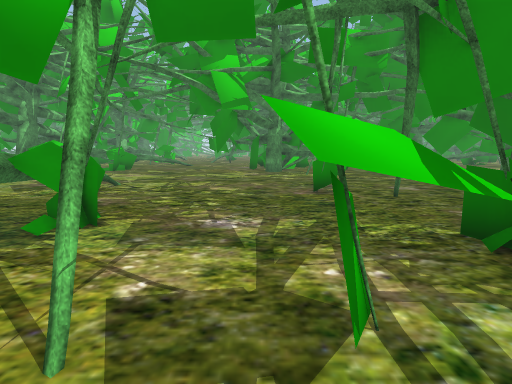
View 1 (above)

24 first-person views from a walk through a Unity game level. The camera is 1.2 m above the floor, tilts 8° down and sees 80° across. The floor is counted in squares, 1 m on a side. Each view is taken from the middle of a square. On the plan, view 1 faces up. The plan holds only what a view shows up to about 13 squares ahead; the rest is blank. The place goes on beyond the plan. Some animated figures are not drawn. Some surface patterns are stand-ins.

View 2
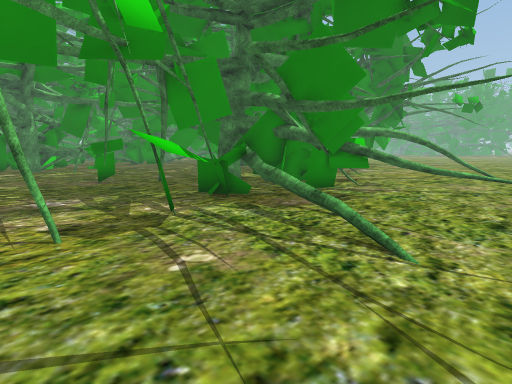

View 3
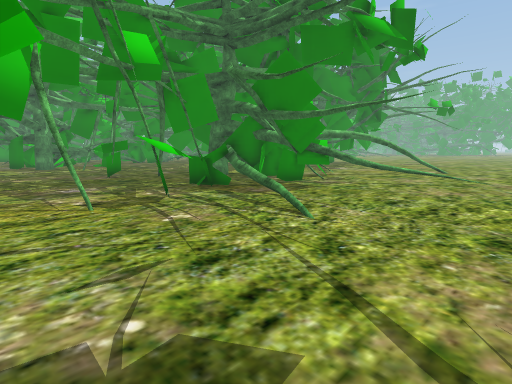

View 4
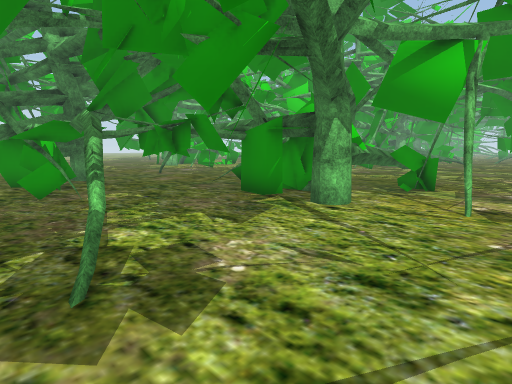

View 5
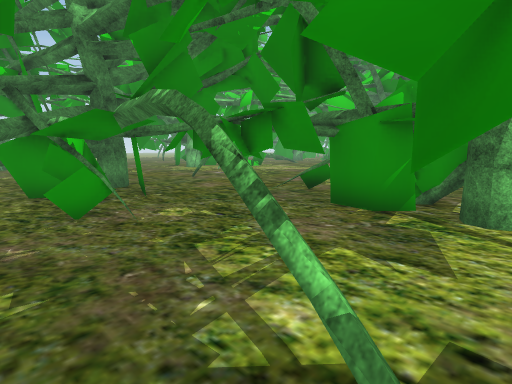

View 6
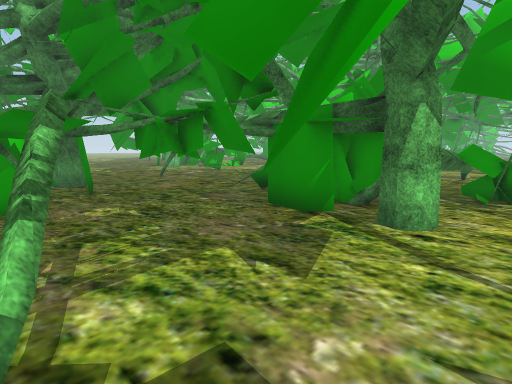

View 7
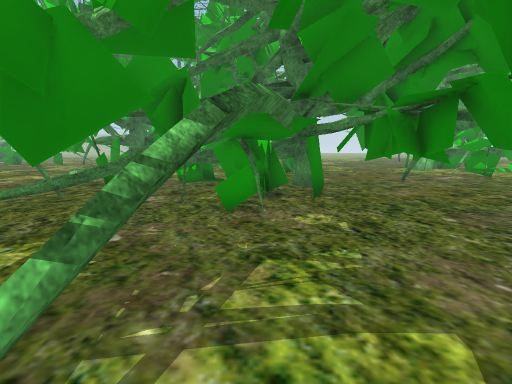

View 8
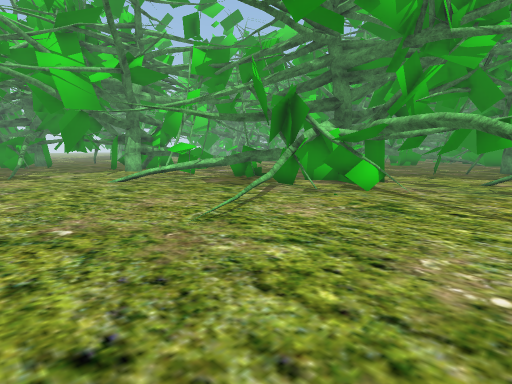

View 9
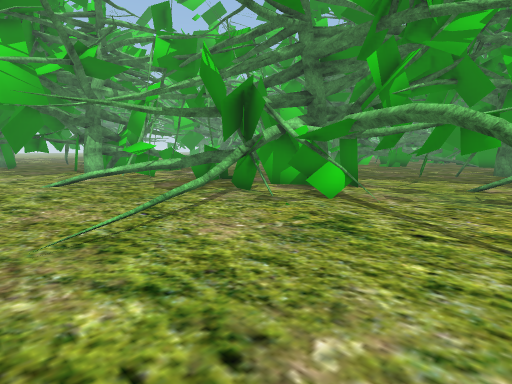

View 10
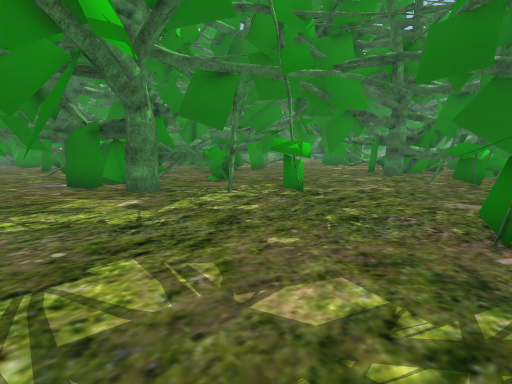

View 11
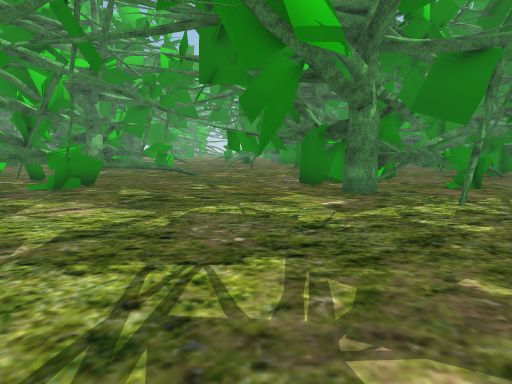

View 12
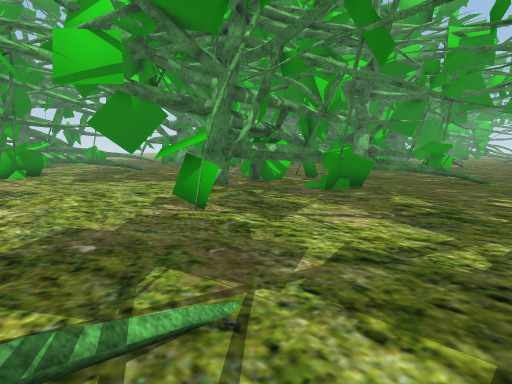

View 13
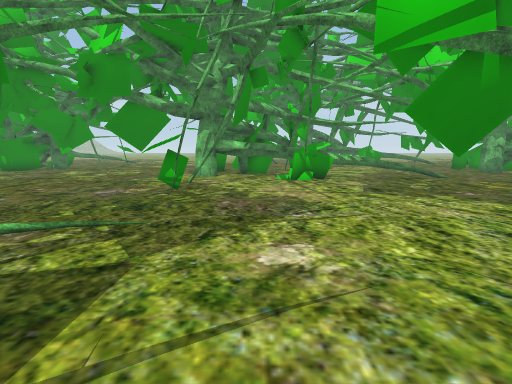

View 14
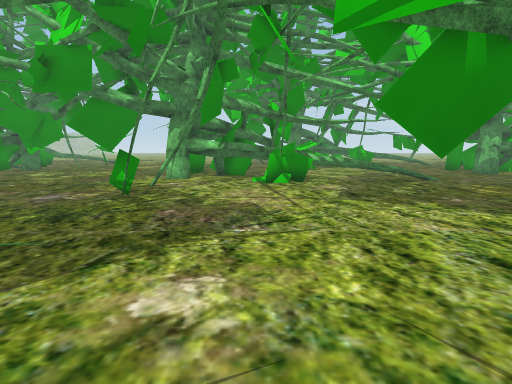

View 15
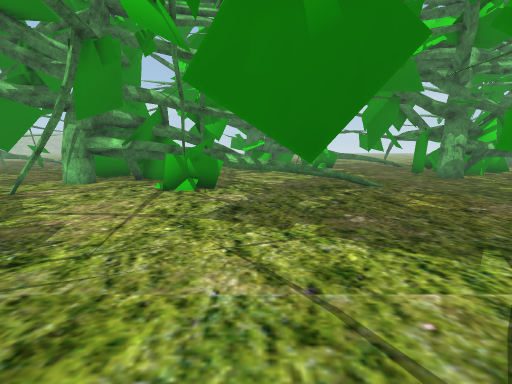

View 16
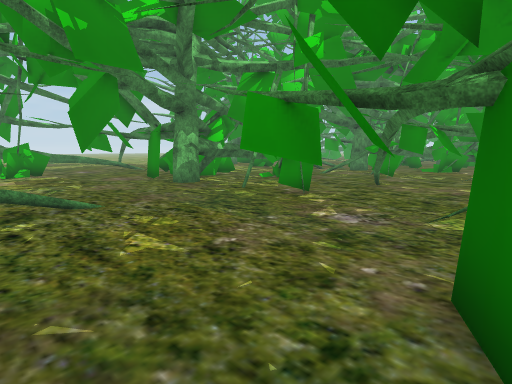

View 17
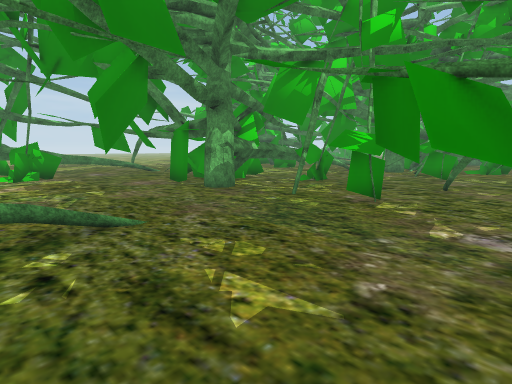

View 18
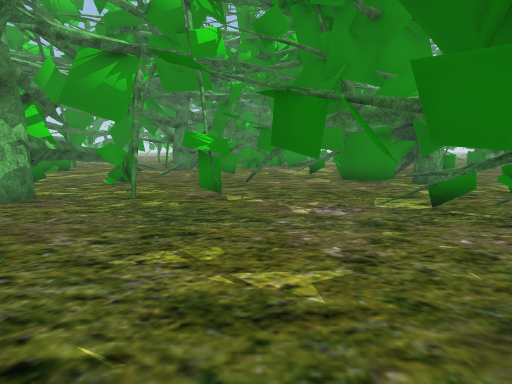

View 19
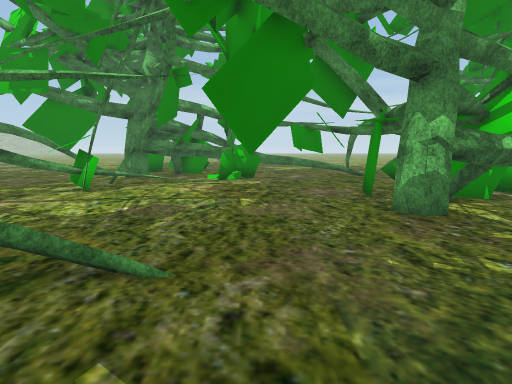

View 20
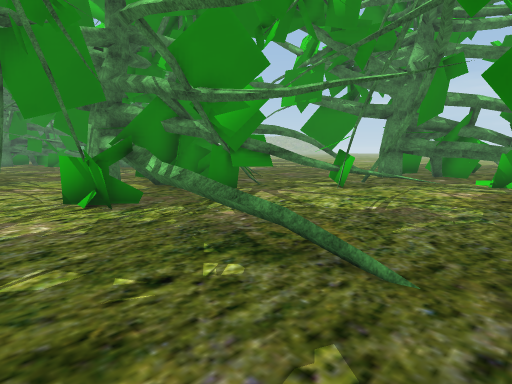

View 21
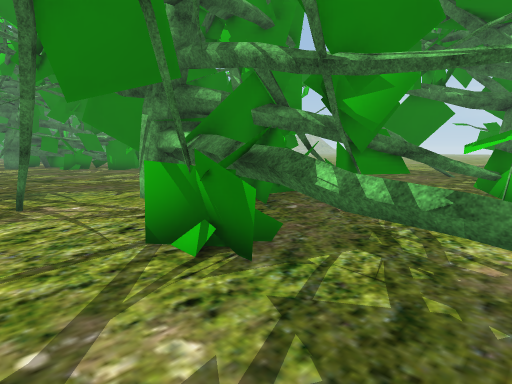

View 22
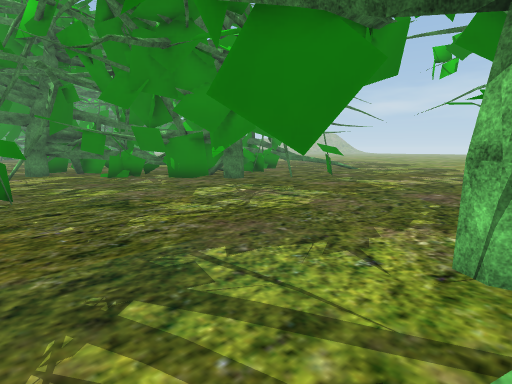

View 23
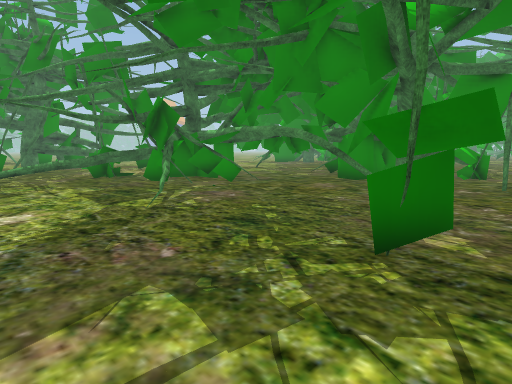

View 24
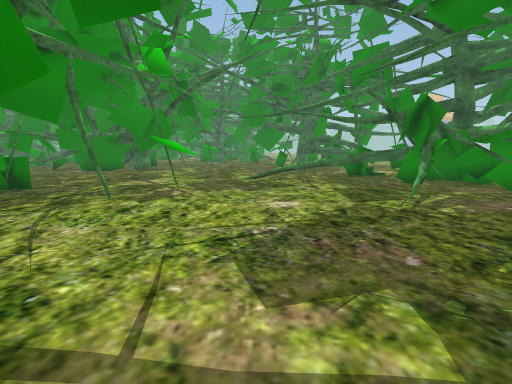

### Floor plan
Key: @ floor where view 1 was taken; # wall or solid block; x gap in a wall; . main floor; : floor 0.25 m higher than the main floor; / step, stairs or slope; O other object.
Columns run from 34 left of view 1 to 13 right of it. Each row starts with its distance up from view 1.
 27   OO     ..  ..O...    O
 26       OO ..OO....OO#OOOO
 25        OOO.OO.... OOO OO         O
 24         OOOO.....O........ O .. O.
 23    O..OOOOOO..O...O...#O.. O...  O.
 22     ....OOOO..#OO.O...OO. ...:. .O.      OO
 21    O...##OOO....O..O...#  .....O. OO     OOO
 20     OOOOO...........OO.OO .OO..OOOOO O   OO
 19     OOO..........OO.OOOOO OO.....OOOOO#O
 18     O#.....O......OOOOOOOOO#......OOOOOO#
 17    OO#..............OOOOOOO........OO..#.
 16 OOOOO.................OO........O..O.....  O
 15  OOOO.................OO........O....O....OOO
 14   OOO.O #.....O.....O....#...................O
 13    OO.O O#....O.....O................O#......OO
 12   OO.....OO...O#.........OO...................
 11   ........OOO.OO...........................O#O
 10    OO.... OOOOO..........................OOO...#
  9    OOO. .OOOOOO.....................O.....O....
  8     ..    OOOO..O.............O.....#.....O....
  7         OO#OOOO.O.#..../......O......O..O.....OO
  6        O  O..O....O......#....O#........OO.OOO.
  5      .....................OO#.OO.......OOOOOOOO
  4    .........O..............OOOO......#OOOOOO ..
  3    ..........O............OOOOO..O...OO.OOOO ..
  2     .................OOOOOOOOOO..OOO.O#xOO...OO.
  1      .................O....OOOOO...O.O...O ...OO
  0      OO...O..............OOOOO....@.......#....O
 -1        ....O....OO..O#OOOOO.. O...........O.....
 -2         ..O...... O..OOOOO... OO................
 -3         OO....... ...OOOOOOOOO..................
 -4         OOOO........OOOOO.....O.................
 -5           OOO#...  #O#OOO..O...................
 -6             #O..OO  O ..O#.O.            ..... .

Positions as (right, up) in squares from view 1, and headings:
1: (0, 0), facing up
2: (-2, -3), facing up-right
3: (-3, -5), facing up-right
4: (0, -5), facing up-left
5: (-3, -5), facing up-left
6: (-2, -4), facing up-left
7: (-3, -3), facing left
8: (13, -6), facing up-left
9: (13, -4), facing up-left
10: (-3, 8), facing up-right
11: (-2, 8), facing up
12: (-3, 9), facing up-left
13: (-7, 9), facing left
14: (-8, 10), facing left
15: (-10, 13), facing left
16: (-13, 15), facing up-left
17: (-15, 15), facing up-left
18: (-17, 14), facing up
19: (-17, 18), facing left
20: (-17, 18), facing down-left
21: (-17, 14), facing down-left
22: (-17, 7), facing down-left
23: (-17, 10), facing down-right
24: (-17, 10), facing right
